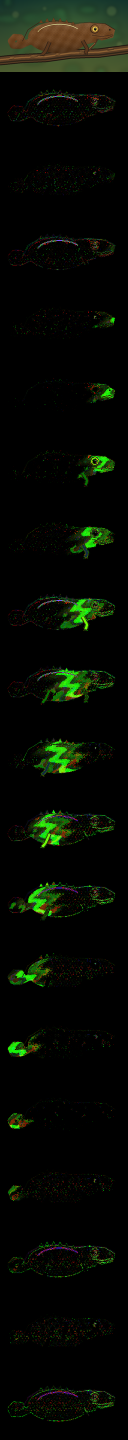
#> input picture bench_smoke_20261106/tcbench/case_0000_attempt_01/candidate_00/pixels-13f25a217b727bec.png, 256 x 2880 px (shown at 1/2 size)
$ python -i generate.py   (imports and definitions only)
#> lines starting #> are read from the running program, lines starting #| are printed output that depends on the picture
"""Generate a stylized close-up of a chameleon changing colour.

The scene is drawn directly with Pillow and numpy.  A spatially staggered
blend makes the green travel from the animal's face across its body and into
the curled tail, while the background and branch remain visually stable.
"""

from pathlib import Path
import math

import numpy as np
from PIL import Image, ImageDraw, ImageFilter, ImageChops

import artifact_io


W, H, N = 256, 144, 20
S = 3
SW, SH = W * S, H * S
ROOT = Path(__file__).resolve().parent
RNG = np.random.default_rng(7123)


# [5 lines left out: function sc, not called in this run]


def mix(a, b, t):
    t = float(np.clip(t, 0.0, 1.0))
    return tuple(int(round(x * (1 - t) + y * t)) for x, y in zip(a, b))


def smoothstep(x):
    x = np.clip(x, 0.0, 1.0)
    return x * x * (3.0 - 2.0 * x)


# Fixed background decorations keep the video coherent from frame to frame.
LEAVES = []
# [11 lines not run here, left out]

SCALE_POINTS = []
# [3 lines not run here, left out]


# [72 lines left out: functions background, draw_branch, skin_progress, make_chameleon_mask, not called in this run]


def render_frame(frame_index):
    t = frame_index / (N - 1)
    progress = float(smoothstep(t))
    breathe = math.sin(t * math.pi * 2) * 0.7
    img = background()
    draw_branch(img)

    mask = make_chameleon_mask(breathe)
    yy, xx = np.mgrid[0:SH, 0:SW]
    x = xx / S
    y = yy / S
    xn = np.clip((x - 25.0) / 205.0, 0, 1)
    threshold = 0.82 - 0.69 * xn + 0.035 * np.sin(y * 0.24 + x * 0.09 + t * 2.0)
    if frame_index == 0:
        local = np.zeros_like(x)
    elif frame_index == N - 1:
        local = np.ones_like(x)
    else:
        local = smoothstep((progress - threshold + 0.14) / 0.28)

    brown = np.array([111, 70, 35], dtype=float)
    green = np.array([66, 205, 46], dtype=float)
    skin = brown[None,None,:] * (1-local[...,None]) + green[None,None,:] * local[...,None]
    # Rounded volume, warm dorsal ridge and cool shaded belly.
    volume = 0.72 + 0.30 * np.clip(1 - ((y - (66+breathe))/35) ** 2, 0, 1)
    dorsal = 17 * np.exp(-((y - (49+breathe))/10) ** 2)
    mottling = 5.0 * np.sin(x * .31 + y * .19) + 3.0 * np.sin(x * .11 - y * .37)
    skin = skin * volume[...,None] + dorsal[...,None] + mottling[...,None]
    skin = np.uint8(np.clip(skin, 0, 255))
    skin_img = Image.fromarray(skin, "RGB").convert("RGBA")
    img = Image.composite(skin_img, img, mask)

    d = ImageDraw.Draw(img, "RGBA")
    outline = mix((56,37,22), (24,92,25), progress)
    # Silhouette accents and back crest.
    d.line([sc(p) for p in [(45,82+breathe),(56,59+breathe),(78,45+breathe),(112,41+breathe),(148,46+breathe),(178,45+breathe),(210,47+breathe),(230,59+breathe)]], fill=outline+(220,), width=sc(1.4), joint="curve")
    for i, (cx, cy, ht) in enumerate([(82,44,5),(94,42,6),(107,41,6),(120,42,6),(133,44,5),(146,47,4)]):
        lp = skin_progress(cx, cy, progress, t*2)
        crest = mix((103,64,31),(53,175,38),lp)
        d.polygon([sc((cx-4,cy+2+breathe)),sc((cx,cy-ht+breathe)),sc((cx+4,cy+2+breathe))], fill=crest+(255,), outline=outline+(170,))

    # Honeycomb-like scales, clipped precisely to the animal silhouette.
    scale_layer = Image.new("RGBA", (SW,SH), (0,0,0,0))
    sd = ImageDraw.Draw(scale_layer, "RGBA")
    mask_arr = np.asarray(mask)
    for px, py, jitter in SCALE_POINTS:
        sy = py + breathe
        ix, iy = int(px*S), int(sy*S)
        if 0 <= ix < SW and 0 <= iy < SH and mask_arr[iy,ix] > 180:
            lp = skin_progress(px, sy, progress, t*2)
            base = mix((80,49,27),(36,145,31),lp)
            hi = mix((148,100,53),(116,235,76),lp)
            alpha = int(48 + 18*jitter)
            r = 1.45 + .2*jitter
            sd.ellipse(sc((px-r,sy-r,px+r,sy+r)), outline=base+(alpha+38,), width=sc(.55))
            sd.ellipse(sc((px-.45,sy-.55,px+.45,sy+.35)), fill=hi+(alpha,))
    clipped_alpha = ImageChops.multiply(scale_layer.getchannel("A"), mask)
    scale_layer.putalpha(clipped_alpha)
    img = Image.alpha_composite(img, scale_layer)
    d = ImageDraw.Draw(img, "RGBA")

    # Two gripping legs and small toes. Their colour follows the nearest skin.
    for pts, anchor_x in [([(99,84+breathe),(91,102),(84,110)],99), ([(165,81+breathe),(174,97),(171,107)],165)]:
        lp = skin_progress(anchor_x, 86, progress, t*2)
        legc = mix((88,54,29),(43,168,38),lp)
        dark = mix((51,35,23),(24,99,28),lp)
        d.line([sc(p) for p in pts], fill=dark+(255,), width=sc(8), joint="curve")
        d.line([sc(p) for p in pts], fill=legc+(255,), width=sc(5), joint="curve")
        ex, ey = pts[-1]
        for off in (-4,0,4):
            d.line([sc((ex,ey)),sc((ex+off,ey+2))],fill=dark+(240,),width=sc(1.5))

    # Facial fold, mouth and nostril strongly identify the animal.
    face_lp = skin_progress(199, 62, progress, t*2)
    face_dark = mix((62,39,23),(20,104,27),face_lp)
    d.line([sc((184,70+breathe)),sc((203,73+breathe)),sc((225,69+breathe))], fill=face_dark+(210,), width=sc(1.2))
    d.line([sc((196,78+breathe)),sc((213,77+breathe)),sc((226,71+breathe))], fill=(30,25,18,180), width=sc(1))
    d.ellipse(sc((218,58+breathe,221,61+breathe)), fill=(27,28,19,210))

    # Raised eye turret, golden iris, and a tiny highlight. Pupil tracks slightly.
    eye_skin = mix((132,88,42),(83,220,57),face_lp)
    d.ellipse(sc((180,49+breathe,198,67+breathe)), fill=face_dark+(235,))
    d.ellipse(sc((182,50+breathe,197,65+breathe)), fill=eye_skin+(255,))
    d.ellipse(sc((185,53+breathe,195,63+breathe)), fill=(224,191,74,255))
    pupil_x = 190.5 + 1.0*math.sin(t*math.pi)
    d.ellipse(sc((pupil_x-2.6,55+breathe,pupil_x+2.2,61+breathe)), fill=(16,18,12,255))
    d.ellipse(sc((pupil_x-1.1,55.4+breathe,pupil_x+.1,56.6+breathe)), fill=(255,255,225,235))

    # A small moving sheen makes the vivid final green feel alive, not flat.
    shine_alpha = int(35 + 18*math.sin(t*math.pi))
    d.arc(sc((73,48+breathe,164,93+breathe)), 198, 325, fill=(240,255,176,shine_alpha), width=sc(1))

    out = img.convert("RGB").resize((W,H), Image.Resampling.LANCZOS)
    return np.asarray(out, dtype=np.uint8)


# [8 lines left out: function main, not called in this run]


# [2 lines not run here, left out]

>>> import cv2
>>> picture = cv2.imread('pixels-13f25a217b727bec.png', cv2.IMREAD_GRAYSCALE)
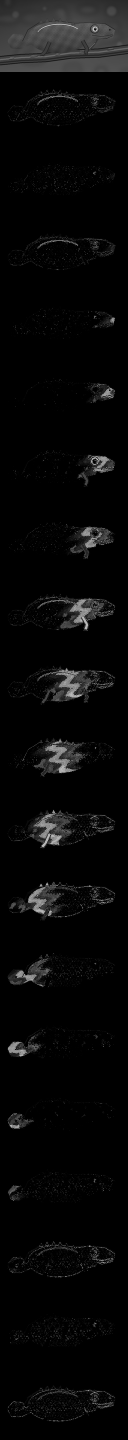
#> picture: shape (2880, 256) (shown at 1/2 size); min 0, max 246, mean 8.3
>>> result = render_frame(picture)
#> in smoothstep, `x = np.clip(x, 0.0, 1.0)`:
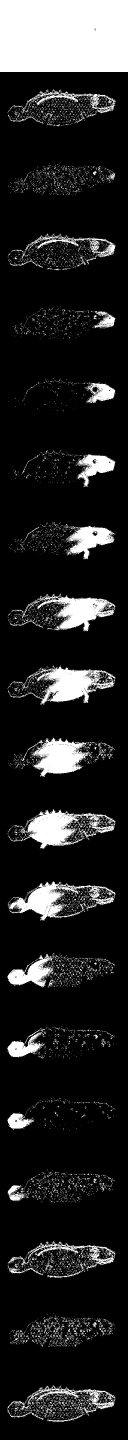
#> x: shape (2880, 256) float64 (shown at 1/2 size); min 0, max 1, mean 0.137
#> (the run stopped early here; a loop or call above may not have finished)
